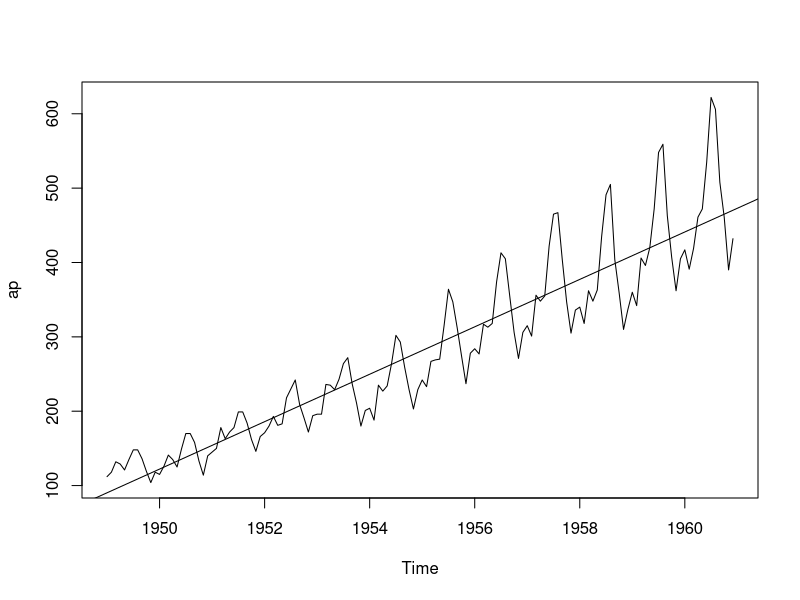
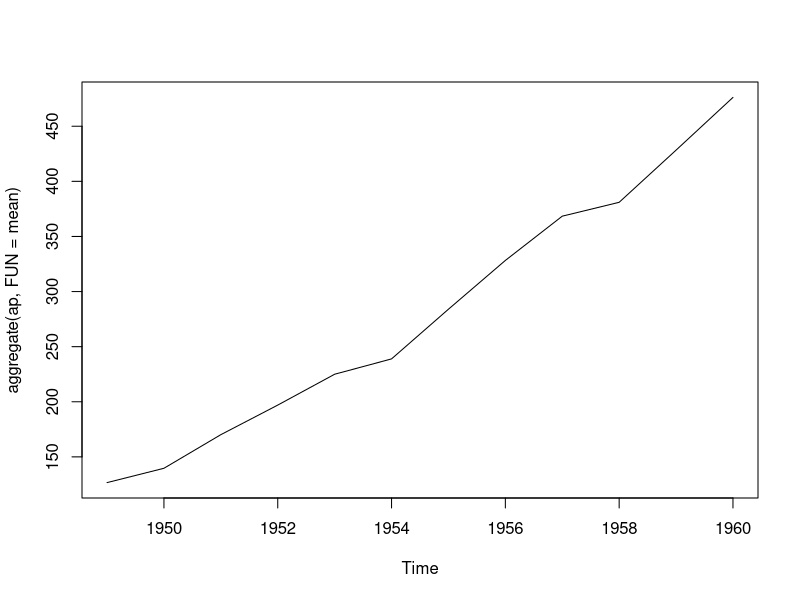
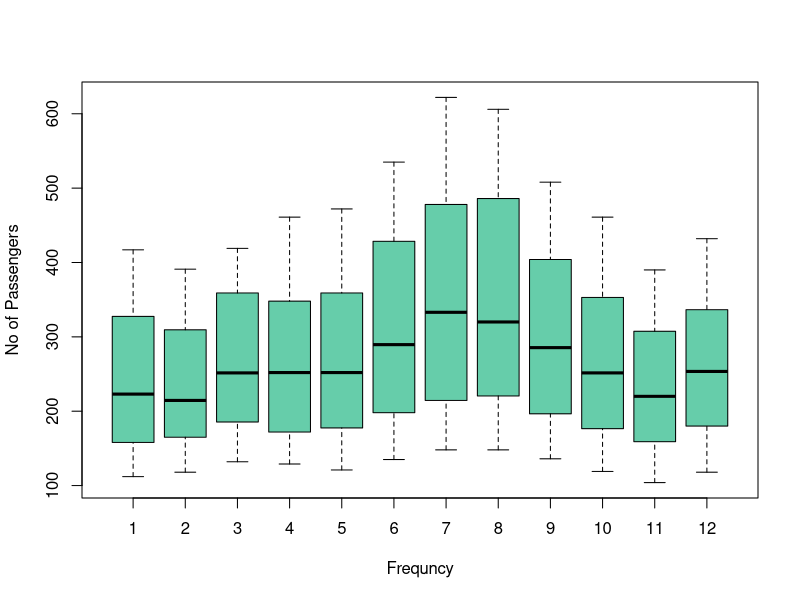
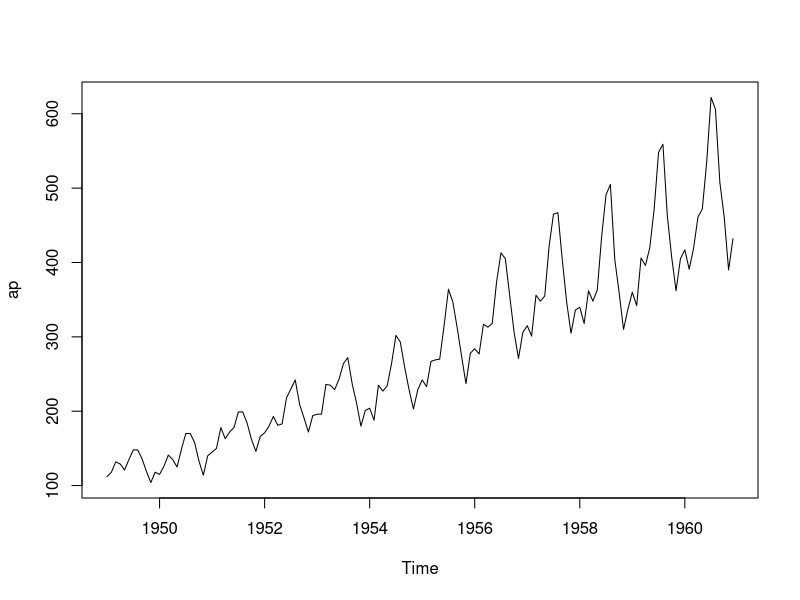
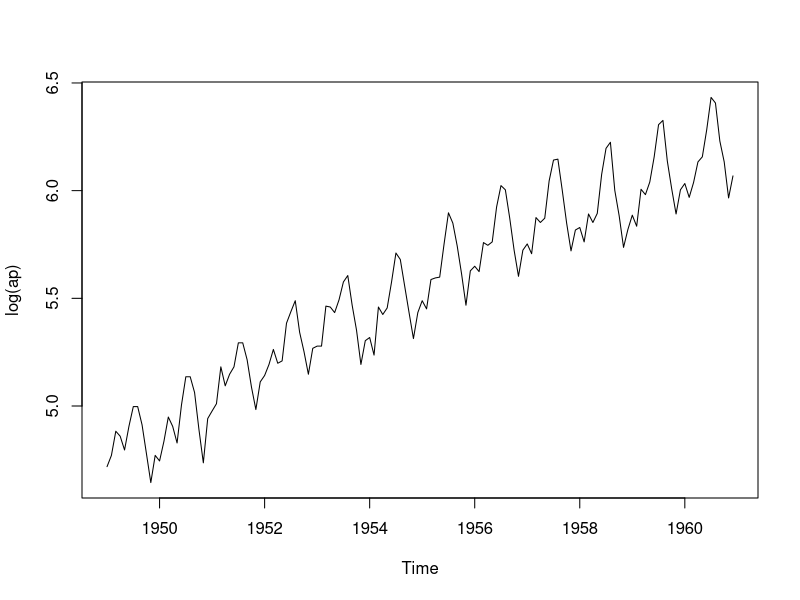
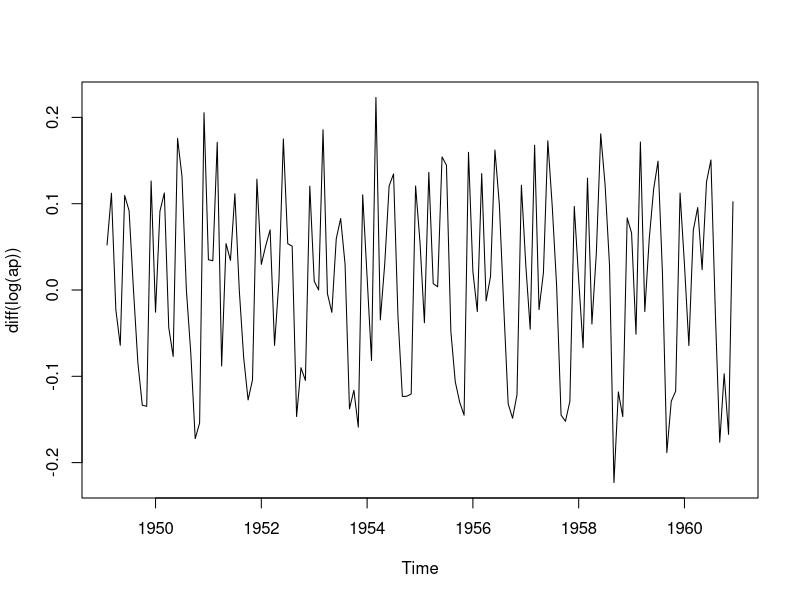
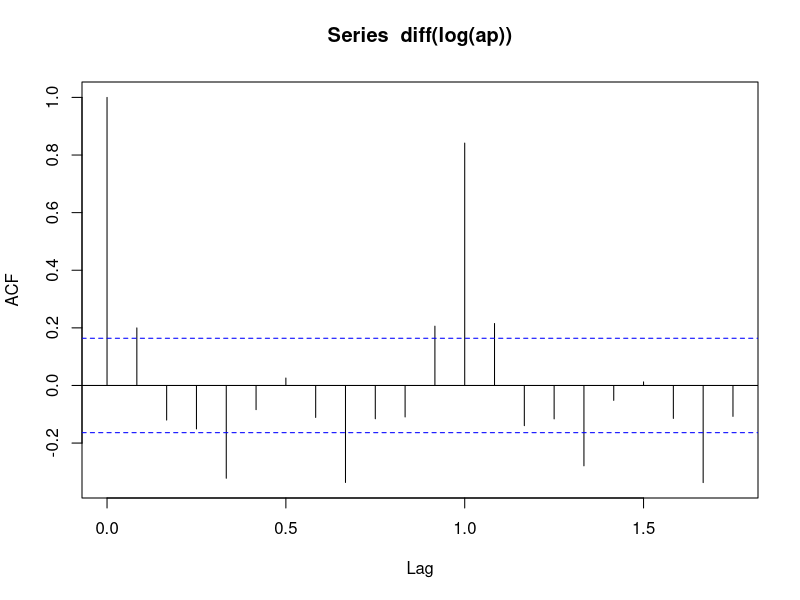
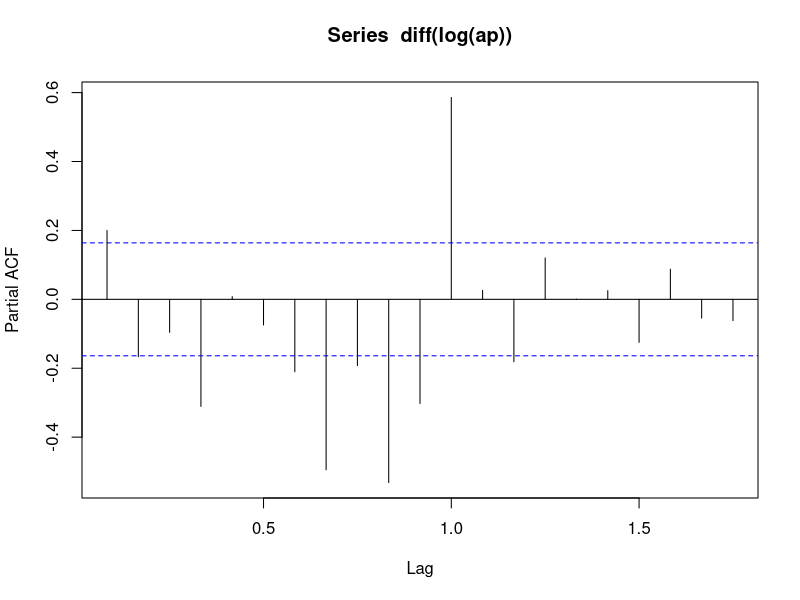

Reproduce these figures in R, in order.
library(tseries)
library(forecast)
ap <- AirPassengers
class(ap)
start(ap)
end(ap)
frequency(ap)
summary(ap)
plot(ap)
abline(reg = lm(ap~time(ap)))  # fit line to check variance and mean of series

cycle(ap)
plot(aggregate(ap,FUN = mean)) # Will aggregate and display year on year trend

boxplot(ap~cycle(ap), col="aquamarine3", xlab="Frequncy", ylab="No of Passengers")

plot(ap)
plot(log(ap))   # log removes unequal varinace
plot(diff(log(ap)))  # Address the trend by I(1)

# AR I MA
# p  d q

acf(diff(log(ap)))  # Autocorrelation Function q=1
pacf(diff(log(ap)))  # Partial AutoCorrelation Function  p=0

fit <- arima(log(ap),c(0,1,1), seasonal = list(order=c(0,1,1), period=12))
fit

pred <- predict(fit, n.ahead = 12*10)  # Predicting for next 10 Years

pred1 <- 2.718^pred$pred   # e value for neutralizing the logarithmic

head(pred1)

ts.plot(ap,pred1,log="y", lty=c(1,3),col=c("blue", "red"))  

# Testing the model

data <- ts(ap,frequency = 12,start = c(1949,1), end = c(1959,12))

fit1 <- arima(log(data), c(0,1,1), seasonal = list(order=c(0,1,1), period=12))

pred2 <- predict(fit1,12*10)
pred3 <- 2.718^pred2$pred

data_1960 <- head(pred3,12)
data_1960

# Comparing original and predicted 1960 passengers 
data_1960 <- round(data_1960,digits = 0)
original_1960 <- tail(ap,12)
data_1960
original_1960
ts.plot(data,pred3, log="y", lty=c(1,3))
